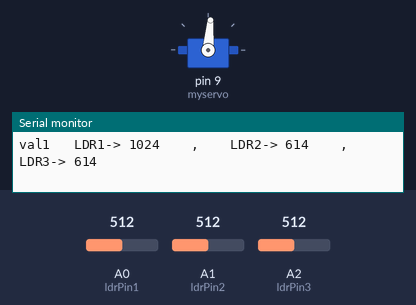
The sketch below on a simulated Arduino Uno, built with avr-gcc and run on an emulated ATmega328P. Shown: servo, the last lines printed to the serial monitor. Inputs (shaded band) come from the test bench; at power-on: A0 (ldrPin1) = 512, A1 (ldrPin2) = 512, A2 (ldrPin3) = 512.

Above: at 1.3 s.
1.4 s: A0 (ldrPin1) set to 323
4.4 s: A0 (ldrPin1) set to 292
6.4 s: A1 (ldrPin2) set to 716
At 7.0 s:
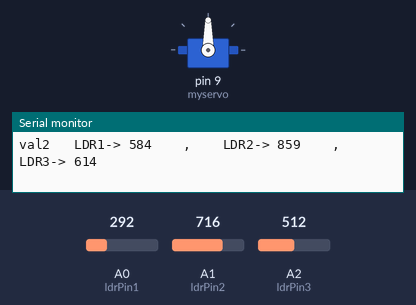
7.9 s: A2 (ldrPin3) set to 900
At 8.7 s:
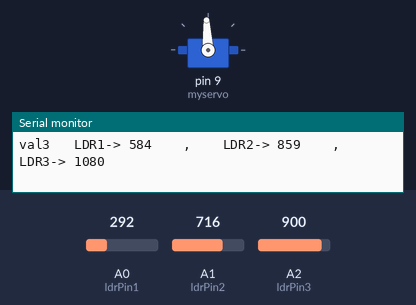
Timing chart, 0 to 10.9 s (numbered marks = the images above; inputs shaded):
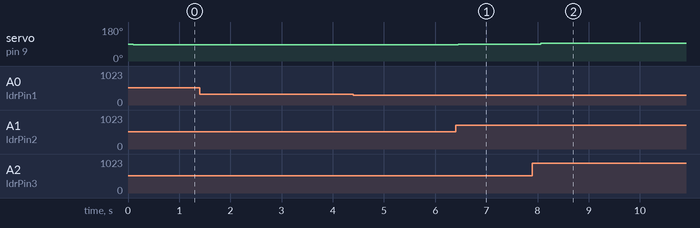

Measured:
- after the input at 6.4 s, servo on pin 9 (myservo): 85° → 90° after 0.05 s
- after the input at 7.9 s, servo on pin 9 (myservo): 90° → 93° after 0.16 s

The sketch:

solar_sketch.ino
```cpp
#include <Servo.h>

Servo myservo;

//for arduino
int ldrPin1 = A0;
int ldrPin2 = A1;
int ldrPin3 = A2;

//for esp32
// int ldrPin1 = 36;   //UP
// int ldrPin2 = 39;   //UN
// int ldrPin3 = 34;   //D34


int threshold = 100;  // adjust this threshold to set the sensitivity of light detection

void setup() {
  myservo.attach(9);  // attach servo on arduino pin 9
  //myservo.attach(12); // attach servo on esp32 pin D12

  Serial.begin(9600);
  moveServo(90);
}

void loop() {
  int ldrValue1 = analogRead(ldrPin1) * 2;
  int ldrValue2 = analogRead(ldrPin2) * 1.2;
  int ldrValue3 = analogRead(ldrPin3) * 1.2;

  Serial.print("   ");
  Serial.print("LDR1-> ");
  Serial.print(ldrValue1);
  Serial.print("    ,    ");
  Serial.print("LDR2-> ");
  Serial.print(ldrValue2);
  Serial.print("    ,    ");
  Serial.print("LDR3-> ");
  Serial.println(ldrValue3);

 if (ldrValue1 > threshold && ldrValue1 > ldrValue2 && ldrValue1 > ldrValue3) {
    Serial.print("val1");
    moveServo(85); // Move servo towards LDR 1
  } else if (ldrValue2 > threshold && ldrValue2 > ldrValue1 && ldrValue2 > ldrValue3) {
    Serial.print("val2");
    moveServo(90); // Move servo towards LDR 2
  } else if (ldrValue3 > threshold && ldrValue3 > ldrValue1 && ldrValue3 > ldrValue2) {
    Serial.print("val3");
    moveServo(93); // Move servo towards LDR 3
  } else {
    Serial.print("none");
  }

  delay(100); // Adjust the delay according to your requirements
}

void moveServo(int angle) {
    myservo.write(angle);
    delay(100);
}
```
